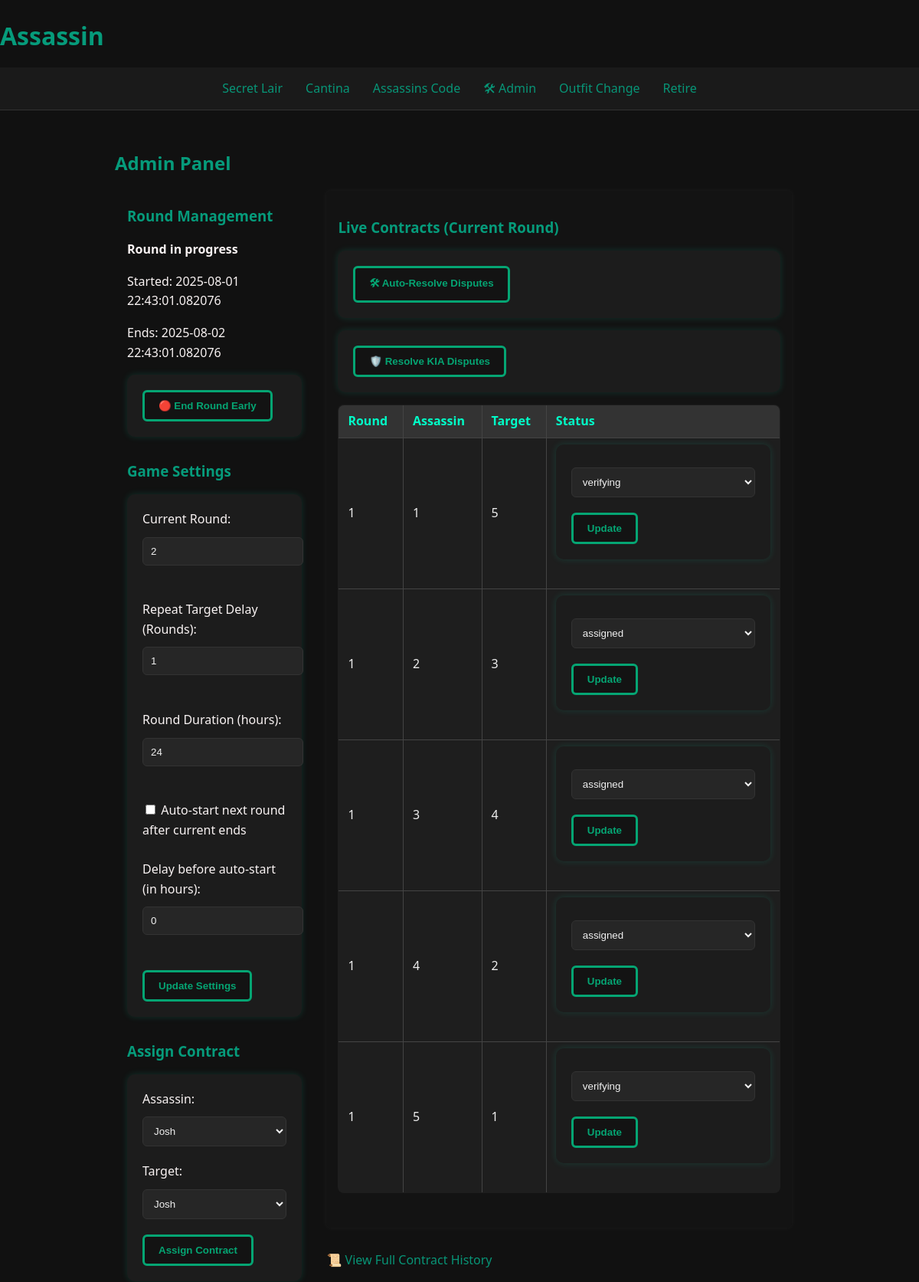
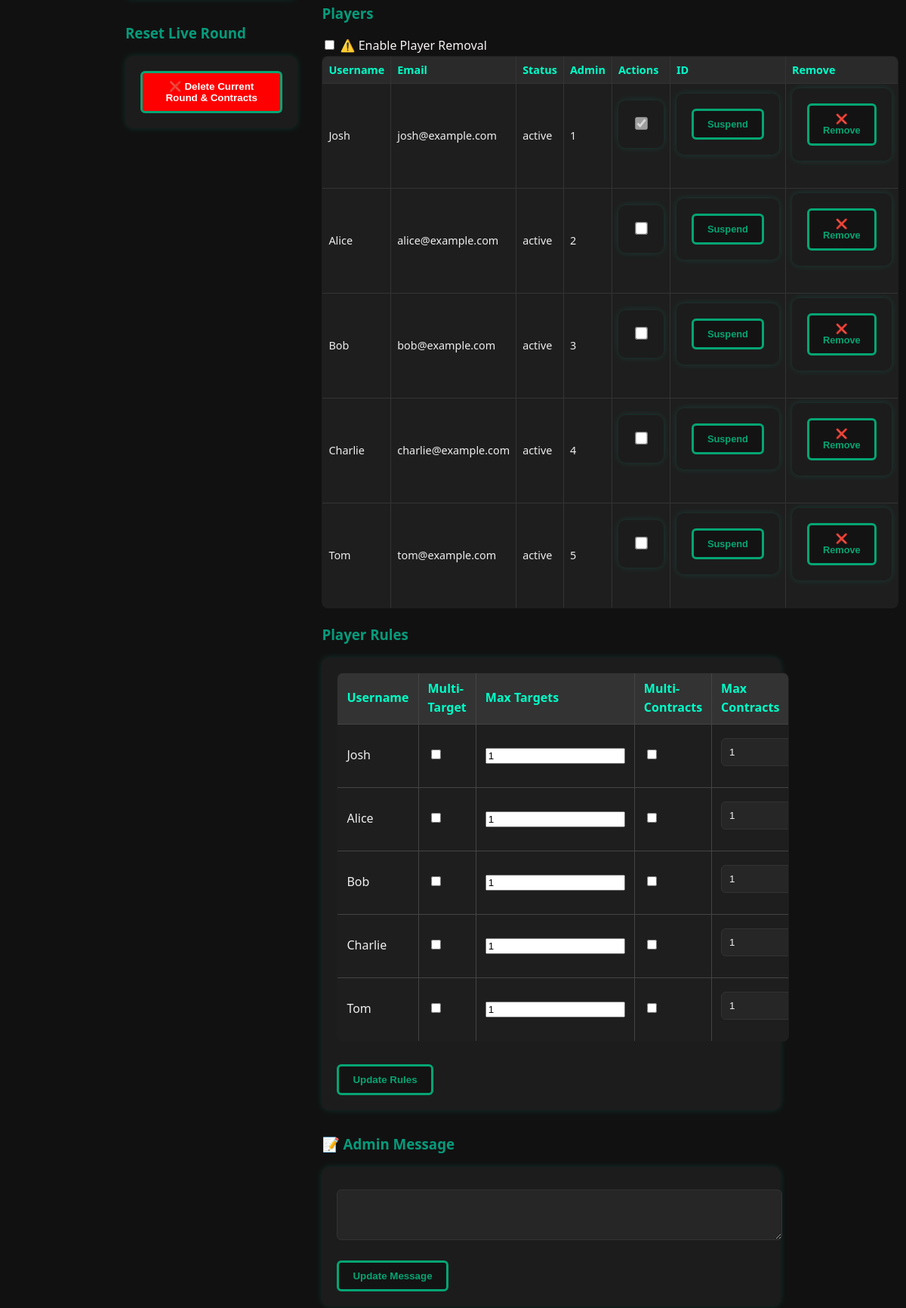
/admin (signed in, upper part), run on the app's committed database (2 pictures, top to bottom).
### models.py (models this page shows, shortened)
class Round(db.Model):
    id = db.Column(db.Integer, primary_key=True)
    start_time = db.Column(db.DateTime, nullable=False)
    end_time = db.Column(db.DateTime, nullable=False)
    is_active = db.Column(db.Boolean, default=True)

class Settings(db.Model):
    id = db.Column(db.Integer, primary_key=True)
    round_duration = db.Column(db.Integer, default=72)
    repeat_target_delay = db.Column(db.Integer, default=1)
    current_round = db.Column(db.Integer, default=1)
    auto_start_next_round = db.Column(db.Boolean, default=False)
    auto_start_delay_hours = db.Column(db.Integer, default=0)
    next_round_start_time = db.Column(db.DateTime, nullable=True)

class Contract(db.Model):
    id = db.Column(db.Integer, primary_key=True)
    assassin_id = db.Column(db.Integer, db.ForeignKey("player.id"))
    target_id = db.Column(db.Integer, db.ForeignKey("player.id"))
    status = db.Column(db.String(50), default="assigned")
    round = db.Column(db.Integer, nullable=False, default=1)
    assassin = db.relationship("Player", foreign_keys=[assassin_id])
    target = db.relationship("Player", foreign_keys=[target_id])

class Player(UserMixin, db.Model):
    id = db.Column(db.Integer, primary_key=True)
    username = db.Column(db.String(80), unique=True, nullable=False)
    email = db.Column(db.String(120), unique=True, nullable=False)
    password = db.Column(db.String(200), nullable=False)
    profile_pic = db.Column(db.String(200), nullable=True)
    status = db.Column(db.String(20), default="active")
    is_admin = db.Column(db.Boolean, default=False)
    can_be_targeted_multiple_times = db.Column(db.Boolean, default=False)
    max_times_targeted = db.Column(db.Integer, default=1)
    can_have_multiple_contracts = db.Column(db.Boolean, default=False)
    max_contracts_per_round = db.Column(db.Integer, default=1)
    untouchable_count = db.Column(db.Integer, default=0)
    times_kia = db.Column(db.Integer, default=0)

### routes.py (the view)
@routes_bp.route("/admin")
@login_required
def admin_panel():
    if not current_user.is_admin:
        return "Unauthorized", 403
    from models import Player, Contract, Round, Settings, MessageBoard
    players = Player.query.all()
    settings = Settings.query.first()
    current_round = Round.query.filter_by(is_active=True).first()
    current_message = MessageBoard.query.order_by(MessageBoard.created_at.desc()).first()
    live_round_number = settings.current_round - 1 if settings else None
    contracts = Contract.query.filter_by(round=live_round_number).all() if live_round_number else []
    return render_template(
        "admin.html",
        players=players,
        contracts=contracts,
        settings=settings,
        current_round=current_round
    )

### auth.py (called while the page is built)
@login_manager.user_loader
def load_user(user_id):
    return Player.query.get(int(user_id))

### templates/admin.html (shortened to what this page needs)
{% extends 'base.html' %}
{% block content %}
<h2>Admin Panel</h2>
<div class="home-layout">
  <div class="admin-left">
    <h3>Round Management</h3>
{% if current_round %}
   <p><strong>Round in progress</strong></p>
    <p>Started: {{ current_round.start_time }}</p>
   <p>Ends: {{ current_round.end_time }}</p>
   <form method="POST" action="{{ url_for('routes.end_round') }}">
     <button type="submit">🔴 End Round Early</button>
   </form>
{% else %}
   <p><strong>No active round</strong></p>
    <form method="POST" action="{{ url_for('routes.start_round') }}">
     <button type="submit">🟢 Start New Round</button>
    </form>
{% endif %}
   <h3>Game Settings</h3>
    <form method="POST" action="{{ url_for('routes.update_settings') }}">
      <label for="current_round">Current Round:</label>
      <input type="number" name="current_round" min="1" value="{{ settings.current_round }}">
      <br><br>
      <label for="repeat_target_delay">Repeat Target Delay (Rounds):</label>
      <input type="number" name="repeat_target_delay" min="0" value="{{ settings.repeat_target_delay }}">
      <br><br>
      <label for="round_duration">Round Duration (hours):</label>
      <input type="number" name="round_duration" min="1" value="{{ settings.round_duration }}">
      <br><br>
      <label>
        <input type="checkbox" name="auto_start_next_round" {% if settings.auto_start_next_round %}checked{% endif %}>
        Auto-start next round after current ends
      </label>
      <br><br>
      <label>
        Delay before auto-start (in hours):
        <input type="number" name="auto_start_delay_hours" min="0" value="{{ settings.auto_start_delay_hours or 0 }}">
      </label>
      <br><br>
      <button type="submit">Update Settings</button>
    </form>
    <h3>Assign Contract</h3>
    <form method="POST" action="{{ url_for('routes.assign_contract') }}">
     <label for="assassin">Assassin:</label>
     <select name="assassin_id">
  {% for player in players if player.status == 'active' %}
       <option value="{{ player.id }}">{{ player.username }}</option>
  {% endfor %}
    </select>
      <label for="target">Target:</label>
      <select name="target_id">
  {% for player in players if player.status == 'active' %}
      <option value="{{ player.id }}">{{ player.username }}</option>
  {% endfor %}
    </select>
      <button type="submit">Assign Contract</button>
    </form>
    <h3>Reset Live Round</h3>
    <form method="POST" action="{{ url_for('routes.reset_round') }}">
      <button type="submit" style="background-color:red; color:white;">
        ❌ Delete Current Round & Contracts
      </button>
    </form>
  </div>
  <div class="admin-right">
  <div class="section-block">
  <h3>Live Contracts (Current Round)</h3>
    <form method="POST" action="{{ url_for('routes.resolve_disputes') }}" style="margin-bottom: 1em;">
      <button type="submit" onclick="return confirm('Automatically resolve all disputed contracts? This will reassign them.');">
        🛠 Auto-Resolve Disputes
      </button>
    </form>
    <form method="POST" action="{{ url_for('routes.resolve_kia_disputes') }}" style="margin-bottom: 1em;">
    <button type="submit" onclick="return confirm('Automatically resolve all KIA disputes? This will restore disputed contracts.')">
    🛡️ Resolve KIA Disputes
    </button>
    </form>
  <table border="1">
    <tr>
      <th>Round</th>
      <th>Assassin</th>
      <th>Target</th>
      <th>Status</th>
    </tr>
    {% for contract in contracts %}
      <tr>
        <td>{{ contract.round }}</td>
        <td>{{ contract.assassin.id }}</td>
        <td>{{ contract.target.id }}</td>
        <td>
          <form method="POST" action="{{ url_for('routes.update_contract_status') }}">
            <select name="new_status">
              <option value="assigned"     {% if contract.status == 'assigned' %}selected{% endif %}>assigned</option>
              <option value="verifying"    {% if contract.status == 'verifying' %}selected{% endif %}>verifying</option>
            </select>
            <button type="submit">Update</button>
          </form>
        </td>
      </tr>
    {% endfor %}
  </table>
</div>
<a href="{{ url_for('routes.view_all_contracts') }}">📜 View Full Contract History</a>
<h3>Players</h3>
<label>
  <input type="checkbox" id="enable-delete"> ⚠️ Enable Player Removal
</label>
<table border="1" class="admin-table">
  <tr>
  <th>Username</th>
  <th>Email</th>
  <th>Status</th>
  <th>Admin</th>
  <th>Actions</th>
  <th>ID</th>
  <th>Remove</th>
</tr>
{% for player in players %}
<tr>
  <td>{{ player.username }}</td>
  <td>{{ player.email }}</td>
  <td>{{ player.status }}</td>
  <td>{{ player.id }}</td>
  <td>
    <form method="POST" action="{{ url_for('routes.toggle_admin') }}">
      <input type="checkbox" name="is_admin"
             onchange="this.form.submit()" {% if player.is_admin %}checked{% endif %}
             {% if player.id == current_user.id %}disabled{% endif %}>
    </form>
  </td>
  <td>
    <form method="POST" action="{{ url_for('routes.toggle_player_status') }}">
      <button type="submit">
        {{ 'Reactivate' if player.status == 'suspended' else 'Suspend' }}
      </button>
    </form>
  </td>
  <td>
    <form method="POST" action="{{ url_for('routes.delete_player', player_id=player.id) }}" class="delete-form">
      <button type="submit" class="delete-btn" disabled onclick="return confirm('Are you sure you want to remove {{ player.username }}?')">
        ❌ Remove
      </button>
    </form>
  </td>
</tr>
{% endfor %}
</table>
<h3>Player Rules</h3>
<form method="POST" action="{{ url_for('routes.update_player_flags') }}">
  <table>
    <tr>
      <th>Username</th>
      <th>Multi-Target</th>
      <th>Max Targets</th>
      <th>Multi-Contracts</th>
      <th>Max Contracts</th>
    </tr>
    {% for player in players %}
    <tr>
      <td>{{ player.username }}</td>
      <td>
        <input type="checkbox" name="multi_targets_{{ player.id }}" {% if player.can_be_targeted_multiple_times %}checked{% endif %}>
      </td>
      <td>
        <input name="max_targets_{{ player.id }}" value="{{ player.max_times_targeted }}">
      </td>
      <td>
        <input type="checkbox" name="multi_contracts_{{ player.id }}" {% if player.can_have_multiple_contracts %}checked{% endif %}>
      </td>
      <td>
        <input type="number" name="max_contracts_{{ player.id }}" min="1" value="{{ player.max_contracts_per_round }}">
      </td>
    </tr>
    {% endfor %}
  </table>
  <button type="submit">Update Rules</button>
</form>
<h3>📝 Admin Message</h3>
<form method="POST" action="{{ url_for('routes.update_message') }}">
  <textarea name="message" rows="3" cols="50">{{ current_message.content if current_message else '' }}</textarea><br>
  <button type="submit">Update Message</button>
</form>
{% endblock %}

### static/styles.css (style rules this page uses)
body { background-color: #111; color: #f9f3f3; font-family: 'Segoe UI', Tahoma, Geneva, Verdana, sans-serif; margin: 0; padding: 0; line-height: 1.6; }
a { color: #089577; text-decoration: none; transition: color 0.3s ease; }
h1, h2, h3 { color: #069b7b; margin-bottom: 15px; }
table { width: 100%; border-collapse: collapse; margin-bottom: 30px; background-color: #1a1a1a; border: 1px solid #333; border-radius: 8px; overflow: hidden; }
th, td { padding: 10px 15px; text-align: left; border-bottom: 1px solid #333; }
th { background-color: #222; color: #00ffc8; }
form { background-color: #1c1c1c; padding: 20px; border-radius: 10px; box-shadow: 0 0 10px #00ffcc22; margin-bottom: 30px; }
input[type="text"], input[type="number"], textarea, select { width: 100%; padding: 10px; margin: 10px 0 20px; border: 1px solid #333; border-radius: 6px; background-color: #262626; color: #f0f0f0; }
button { background-color: #131313; color: #05a573; border: 3px solid #05a573; padding: 10px 18px; font-weight: bold; border-radius: 6px; cursor: pointer; transition: background-color 0.3s ease; box-shadow: 0 0 px #9ee8a3; }
.home-layout { display: flex; gap: 2rem; margin-top: 1rem; padding: 0 1rem; }
table { width: 100%; border-collapse: collapse; background-color: #1e1e1e; color: #eee; }
th, td { padding: 8px 12px; border: 1px solid #444; }
th { background-color: #333; }
.admin-table { width: 100%; border-collapse: collapse; font-size: 0.9rem; background-color: #1e1e1e; color: #eee; margin-bottom: 20px; }
.admin-table th, .admin-table td { padding: 4px 8px; border: 1px solid #444; text-align: left; }
.admin-table th { background-color: #292929; font-weight: bold; }
.section-block { background-color: #131313; padding: 15px; margin-bottom: 30px; box-shadow: 0 0 8px rgba(255, 255, 255, 0.05); border-radius: 6px; }
.admin-table { width: 100%; border-collapse: collapse; font-size: 0.9rem; background-color: #1e1e1e; color: #eee; text-align: left; }
.admin-table th, .admin-table td { padding: 6px 8px; border: 1px solid #333; }
.admin-table th { background-color: #2a2a2a; position: sticky; top: 0; z-index: 2; }
.admin-table select, .admin-table button { font-size: 0.8rem; }
.admin-table input[type="checkbox"] { transform: scale(1.3); cursor: pointer; }
.admin-right { max-width: 70%; }

### data on the page
Round: start_time "2025-08-01 22:43:01.082076", end_time "2025-08-02 22:43:01.082076"
Settings: current_round "2", repeat_target_delay "1", round_duration "24", auto_start_delay_hours "0"
Contract: round "1", assassin.id "1", target.id "5", new_status "verifying"
Contract: round "1", assassin.id "2", target.id "3", new_status "assigned"
Contract: round "1", assassin.id "3", target.id "4", new_status "assigned"
Contract: round "1", assassin.id "4", target.id "2", new_status "assigned"
Contract: round "1", assassin.id "5", target.id "1", new_status "verifying"
Player: username "Josh", email "josh@example.com", status "active", id "1", is_admin "☑", status "Suspend"
Player: username "Alice", email "alice@example.com", status "active", id "2", status "Suspend", max_times_targeted "1", max_contracts_per_round "1"
Player: username "Bob", email "bob@example.com", status "active", id "3", status "Suspend", max_times_targeted "1", max_contracts_per_round "1"
Player: username "Charlie", email "charlie@example.com", status "active", id "4", status "Suspend", max_times_targeted "1", max_contracts_per_round "1"
Player: username "Tom", email "tom@example.com", status "active", id "5", status "Suspend", max_times_targeted "1", max_contracts_per_round "1"

### other printed values
form field assassin_id "Josh"
form field target_id "Josh"
